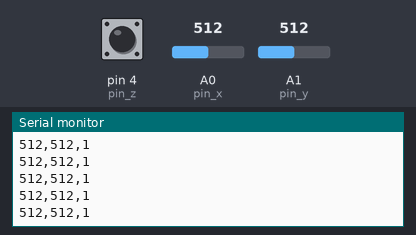
Bench run of a sketch on a simulated Arduino Uno, built with avr-gcc and run on an emulated ATmega328P. Shown: the last lines printed to the serial monitor. Inputs (shaded band) come from the test bench; at power-on: A0 (pin_x) = 512, A1 (pin_y) = 512, pin 4 (pin_z) HIGH.

Above: at 1.2 s.
1.3 s: A0 (pin_x) set to 716
At 1.31 s:
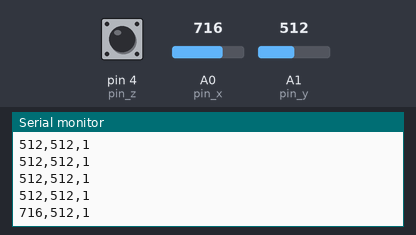
2.8 s: A1 (pin_y) set to 716
At 2.82 s:
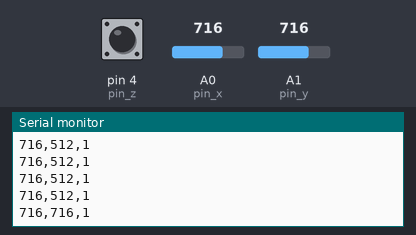
4.3 s: pin 4 (pin_z) pulled LOW for 0.15 s
At 4.33 s:
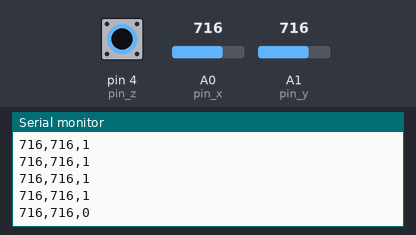
5.9 s: A0 (pin_x) set to 900
At 5.94 s:
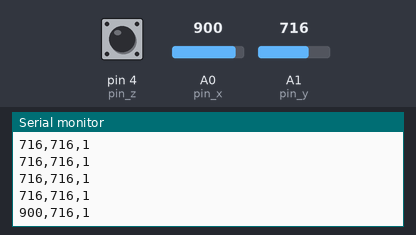
7.4 s: pin 4 (pin_z) pulled LOW for 1 s
At 7.45 s:
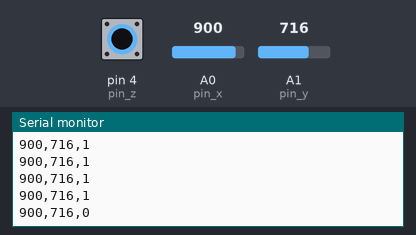
9.9 s: A1 (pin_y) set to 900
At 9.97 s:
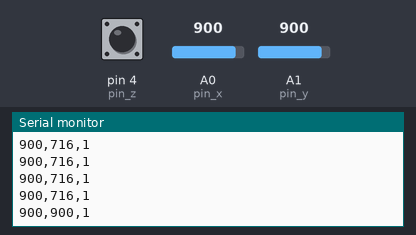
Timing chart, 0 to 12.9 s (numbered marks = the images above; inputs shaded):
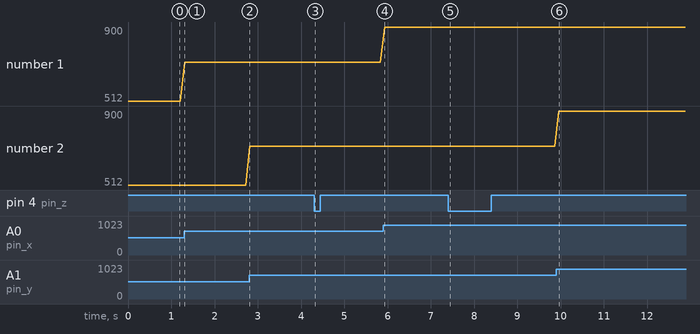

The sketch:

arduino_joystick_3d.ino
```cpp
int const pin_x = A0;
int const pin_y = A1;
int const pin_z = 4;

int x_value = 0;
int y_value = 0;
int z_value = 0;

void setup() {
  Serial.begin(9600);
  pinMode(pin_x, INPUT);
  pinMode(pin_y, INPUT);
  pinMode(pin_z, INPUT);
  digitalWrite(pin_z, HIGH);
}

void loop() {
  x_value = analogRead(pin_x);
  y_value = analogRead(pin_y);
  z_value = digitalRead(pin_z);

  Serial.print(x_value);
  Serial.print(',');
  Serial.print(y_value);
  Serial.print(',');
  Serial.println(z_value);
  delay(100);
}
```

Measured:
- after the input at 1.3 s, the serial monitor: prints a new line at once (image 1)
- after the input at 2.8 s, the serial monitor: prints a new line at once (image 2)
- after the input at 4.3 s, the serial monitor: prints a new line at once (image 3)
- after the input at 5.9 s, the serial monitor: prints a new line at once (image 4)
- after the input at 7.4 s, the serial monitor: prints a new line after 0.05 s (image 5)
- after the input at 9.9 s, the serial monitor: prints a new line after 0.06 s (image 6)
- plotted number 1: 512 → 716 after the input at 1.3 s, 716 → 900 after the input at 5.9 s
